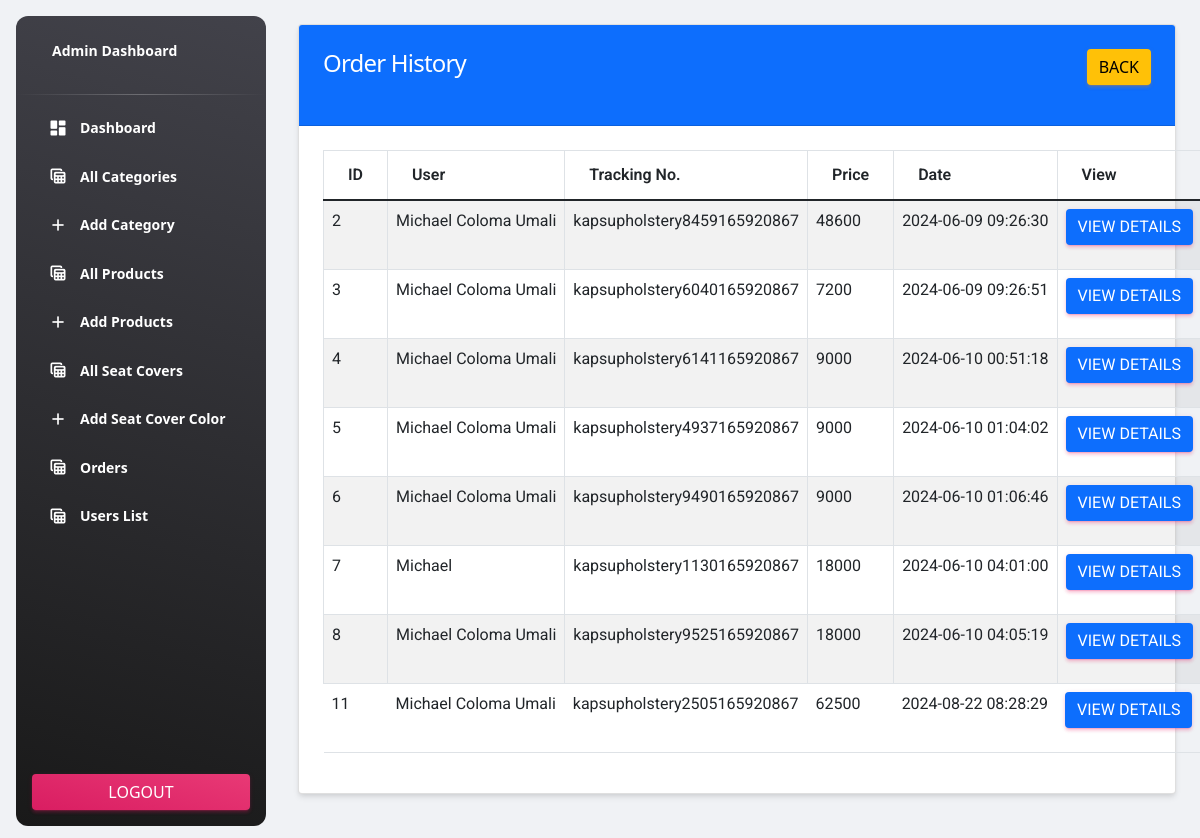
/admin/order-history.php (signed in), run on the app's committed database.
### tables this page shows
CREATE TABLE `orders` (
  `id` int(11) NOT NULL,
  `tracking_no` varchar(191) NOT NULL,
  `user_id` int(11) NOT NULL,
  `name` varchar(191) NOT NULL,
  `email` varchar(191) NOT NULL,
  `phone` varchar(191) NOT NULL,
  `address` mediumtext NOT NULL,
  `pincode` int(11) NOT NULL,
  `total_price` int(11) NOT NULL,
  `payment_mode` varchar(191) NOT NULL,
  `payment_id` varchar(191) DEFAULT NULL,
  `status` tinyint(4) NOT NULL DEFAULT 0,
  `comments` varchar(255) DEFAULT NULL,
  `created_at` timestamp NOT NULL DEFAULT current_timestamp()
);

### functions/myfunctions.php (called while the page is built, shortened)
<?php
include('../config/dbcon.php');
function getOrderHistory()
{
    global $con;
    $query = "SELECT * FROM orders WHERE status >= '2'";
    return mysqli_query($con, $query);
}
?>

### admin/order-history.php (the view, shortened to what this page needs)
<?php
include('includes/header.php');
?>
<div class="container">
    <div class="row">
        <div class="col-md-12">
            <div class="card">
                <div class="card-header bg-primary">
                    <h4 class="text-white" >Order History
                        <a href="orders.php" class="btn btn-warning float-end"> Back</a>
                    </h4>
                </div>
                <div class="card-body" id="">
                    <table class="table table-bordered table-striped">
                        <thead>
                            <tr>
                                <th>ID</th>
                                <th>User</th>
                                <th>Tracking No.</th>
                                <th>Price</th>
                                <th>Date</th>
                                <th>View</th>
                            </tr>
                        </thead>
                        <tbody>
                        <?php
                            $orders = getOrderHistory();
                            if(mysqli_num_rows($orders) > 0)
                            {
                                foreach ($orders as $item) {
                                ?>
                                         <tr>
                                            <td> <?= $item['id']; ?> </td>
                                            <td> <?= $item['name']; ?> </td>
                                            <td> <?= $item['tracking_no']; ?> </td>
                                            <td> <?= $item['total_price']; ?> </td>
                                            <td> <?= $item['created_at']; ?> </td>
                                            <td>
                                                <a href="view-order.php?trackingno=<?= $item['tracking_no']; ?> " class="btn btn-primary">View Details</a>
                                            </td>
                                        </tr>
                                <?php
                                }
                            }
                            else
                            {
                                ?>
                                        <tr>
                                            <td colspan="5">No orders yet</td>
                                        </tr>
                                <?php
                            }
                        ?>
                        </tbody>
                    </table>
                </div>
            </div>
        </div>
    </div>
</div>
<?php include('includes/footer.php'); ?>

### admin/includes/header.php (shortened to what this page needs)
<!DOCTYPE html>
<html lang="en">
<head>
  <link id="pagestyle" href="./assets/css/material-dashboard.min.css" rel="stylesheet" />
  <link rel="stylesheet" href="//cdn.jsdelivr.net/npm/alertifyjs@1.14.0/build/css/alertify.min.css"/>
  <link rel="stylesheet" href="//cdn.jsdelivr.net/npm/alertifyjs@1.14.0/build/css/themes/bootstrap.min.css"/>
</head>
  <body class="g-sidenav-show  bg-gray-200">
<?php include('sidebar.php'); ?>
  <main class="main-content position-relative max-height-vh-100 h-100 border-radius-lg ">
   <?php include('navbar.php'); ?>
  </body>

### admin/includes/sidebar.php (shortened to what this page needs)
<?php
  $page = substr($_SERVER['SCRIPT_NAME'], strrpos($_SERVER['SCRIPT_NAME'],"/")+1);
?>
    <?php
    if($_SESSION['auth_user']['role_as'] == 1) {
        ?>
<aside class="sidenav navbar navbar-vertical navbar-expand-xs border-0 border-radius-xl my-3 fixed-start ms-3   bg-gradient-dark" id="sidenav-main">
<div class="sidenav-header">
    <a class="navbar-brand m-0" href="" target="_blank">
        <span class="ms-1 font-weight-bold text-white">Admin Dashboard</span>
    </a>
</div>
<hr class="horizontal light mt-0 mb-2">
<div class="collapse navbar-collapse  w-auto  max-height-vh-100" id="sidenav-collapse-main">
    <ul class="navbar-nav">
        <li class="nav-item">
            <a class="nav-link text-white <?= $page == "index.php"? 'active bg-gradient-primary':''; ?>" href="index.php">
                <div class="text-white text-center me-2 d-flex align-items-center justify-content-center">
                    <i class="material-icons opacity-10">dashboard</i>
                </div>
                <span class="nav-link-text ms-1 fw-bold">Dashboard</span>
            </a>
        </li>
        <li class="nav-item">
            <a class="nav-link text-white <?= $page == "category.php"? 'active bg-gradient-primary':''; ?>" href="category.php">
                <div class="text-white text-center me-2 d-flex align-items-center justify-content-center">
                    <i class="material-icons opacity-10">table_view</i>
                </div>
                <span class="nav-link-text ms-1 fw-bold">All Categories</span>
            </a>
        </li>
        <li class="nav-item">
            <a class="nav-link text-white <?= $page == "add-category.php"? 'active bg-gradient-primary':''; ?> " href="add-category.php">
                <div class="text-white text-center me-2 d-flex align-items-center justify-content-center">
                    <i class="material-icons opacity-10">add</i>
                </div>
                <span class="nav-link-text ms-1 fw-bold">Add Category</span>
            </a>
        </li>
        <li class="nav-item">
            <a class="nav-link text-white <?= $page == "products.php"? 'active bg-gradient-primary':''; ?> " href="products.php">
                <div class="text-white text-center me-2 d-flex align-items-center justify-content-center">
                    <i class="material-icons opacity-10">table_view</i>
                </div>
                <span class="nav-link-text ms-1 fw-bold">All Products</span>
            </a>
        </li>
        <li class="nav-item">
            <a class="nav-link text-white <?= $page == "add-product.php"? 'active bg-gradient-primary':''; ?>" href="add-product.php">
                <div class="text-white text-center me-2 d-flex align-items-center justify-content-center">
                    <i class="material-icons opacity-10">add</i>
                </div>
                <span class="nav-link-text ms-1 fw-bold">Add Products</span>
            </a>
        </li>
        <li class="nav-item">
            <a class="nav-link text-white <?= $page == "seat_covers.php"? 'active bg-gradient-primary':''; ?> " href="seat_covers.php">
                <div class="text-white text-center me-2 d-flex align-items-center justify-content-center">
                    <i class="material-icons opacity-10">table_view</i>
                </div>
                <span class="nav-link-text ms-1 fw-bold">All Seat Covers</span>
            </a>
        </li>
        <li class="nav-item">
            <a class="nav-link text-white <?= $page == "add_color.php"? 'active bg-gradient-primary':''; ?>" href="add_color.php">
                <div class="text-white text-center me-2 d-flex align-items-center justify-content-center">
                    <i class="material-icons opacity-10">add</i>
                </div>
                <span class="nav-link-text ms-1 fw-bold">Add Seat Cover Color</span>
            </a>
        </li>
        <li class="nav-item">
            <a class="nav-link text-white <?= $page == "orders.php"? 'active bg-gradient-primary':''; ?>" href="orders.php">
                <div class="text-white text-center me-2 d-flex align-items-center justify-content-center">
                    <i class="material-icons opacity-10">table_view</i>
                </div>
                <span class="nav-link-text ms-1 fw-bold">Orders</span>
            </a>
        </li>
        <li class="nav-item">
            <a class="nav-link text-white <?= $page == "users.php"? 'active bg-gradient-primary':''; ?>" href="users.php">
                <div class="text-white text-center me-2 d-flex align-items-center justify-content-center">
                    <i class="material-icons opacity-10">table_view</i>
                </div>
                <span class="nav-link-text ms-1 fw-bold">Users List</span>
            </a>
        </li>
    </ul>
</div>
<div class="sidenav-footer position-absolute w-100 bottom-0 ">
    <div class="mx-3">
        <a class="btn bg-gradient-primary mt-4 w-100"
        href="../logout.php">
        Logout
        </a>
    </div>
</div>
</aside>
        <?php
    }
    ?>

### admin/includes/navbar.php (shortened to what this page needs)
<nav class="navbar navbar-main navbar-expand-lg px-0 mx-4 shadow-none border-radius-xl" id="navbarBlur" navbar-scroll="true">
      <div class="container-fluid py-1 px-3">
        </div>
    </nav>

### admin/includes/footer.php (shortened to what this page needs)
<footer class="footer pt-5">
    </footer>
  </body>
</html>

### data on the page
orders: id "2", name "Michael Coloma Umali", tracking_no "kapsupholstery8459165920867", total_price "48600", created_at "2024-06-09 09:26:30"
orders: id "3", name "Michael Coloma Umali", tracking_no "kapsupholstery6040165920867", total_price "7200", created_at "2024-06-09 09:26:51"
orders: id "4", name "Michael Coloma Umali", tracking_no "kapsupholstery6141165920867", total_price "9000", created_at "2024-06-10 00:51:18"
orders: id "5", name "Michael Coloma Umali", tracking_no "kapsupholstery4937165920867", total_price "9000", created_at "2024-06-10 01:04:02"
orders: id "6", name "Michael Coloma Umali", tracking_no "kapsupholstery9490165920867", total_price "9000", created_at "2024-06-10 01:06:46"
orders: id "7", name "Michael", tracking_no "kapsupholstery1130165920867", total_price "18000", created_at "2024-06-10 04:01:00"
orders: id "8", name "Michael Coloma Umali", tracking_no "kapsupholstery9525165920867", total_price "18000", created_at "2024-06-10 04:05:19"
orders: id "11", name "Michael Coloma Umali", tracking_no "kapsupholstery2505165920867", total_price "62500", created_at "2024-08-22 08:28:29"
